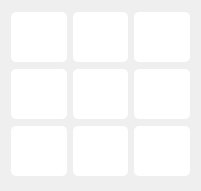
     <widget class="QWidget" name="layoutWidget_2">
      <property name="geometry">
       <rect>
        <x>480</x>
        <y>230</y>
        <width>201</width>
        <height>191</height>
       </rect>
      </property>
      <layout class="QGridLayout" name="gridLayout" rowstretch="0,0,0" columnstretch="0,0,0">
       <item row="0" column="2">
        <widget class="QPushButton" name="btn_setting">
         <property name="enabled">
          <bool>true</bool>
         </property>
         <property name="minimumSize">
          <size>
           <width>50</width>
           <height>50</height>
          </size>
         </property>
         <property name="font">
          <font>
           <family>IRANSans</family>
           <pointsize>11</pointsize>
           <kerning>false</kerning>
          </font>
         </property>
         <property name="cursor">
          <cursorShape>PointingHandCursor</cursorShape>
         </property>
         <property name="mouseTracking">
          <bool>true</bool>
         </property>
         <property name="focusPolicy">
          <enum>Qt::TabFocus</enum>
         </property>
         <property name="layoutDirection">
          <enum>Qt::RightToLeft</enum>
         </property>
         <property name="styleSheet">
          <string notr="true">border-radius: 5px;
background-color:white;
color:white;</string>
         </property>
         <property name="text">
          <string/>
         </property>
         <property name="icon">
          <iconset resource="../img/Resource.qrc">
           <normaloff>:/img/setting.png</normaloff>:/img/setting.png</iconset>
         </property>
         <property name="iconSize">
          <size>
           <width>40</width>
           <height>40</height>
          </size>
         </property>
         <property name="checkable">
          <bool>false</bool>
         </property>
         <property name="checked">
          <bool>false</bool>
         </property>
         <property name="flat">
          <bool>false</bool>
         </property>
        </widget>
       </item>
       <item row="1" column="0">
        <widget class="QPushButton" name="btn_6">
         <property name="enabled">
          <bool>true</bool>
         </property>
         <property name="minimumSize">
          <size>
           <width>50</width>
           <height>50</height>
          </size>
         </property>
         <property name="font">
          <font>
           <family>IRANSans</family>
           <pointsize>11</pointsize>
           <kerning>false</kerning>
          </font>
         </property>
         <property name="cursor">
          <cursorShape>PointingHandCursor</cursorShape>
         </property>
         <property name="mouseTracking">
          <bool>true</bool>
         </property>
         <property name="focusPolicy">
          <enum>Qt::TabFocus</enum>
         </property>
         <property name="layoutDirection">
          <enum>Qt::RightToLeft</enum>
         </property>
         <property name="styleSheet">
          <string notr="true">border-radius: 5px;
background-color:white;
color:white;</string>
         </property>
         <property name="text">
          <string/>
         </property>
         <property name="icon">
          <iconset resource="../img/Resource.qrc">
           <normaloff>:/img/clipboard.png</normaloff>:/img/clipboard.png</iconset>
         </property>
         <property name="iconSize">
          <size>
           <width>40</width>
           <height>40</height>
          </size>
         </property>
         <property name="flat">
          <bool>false</bool>
         </property>
        </widget>
       </item>
       <item row="0" column="1">
        <widget class="QPushButton" name="btn_wallet">
         <property name="enabled">
          <bool>true</bool>
         </property>
         <property name="minimumSize">
          <size>
           <width>50</width>
           <height>50</height>
          </size>
         </property>
         <property name="font">
          <font>
           <family>IRANSans</family>
           <pointsize>11</pointsize>
           <kerning>false</kerning>
          </font>
         </property>
         <property name="cursor">
          <cursorShape>PointingHandCursor</cursorShape>
         </property>
         <property name="mouseTracking">
          <bool>true</bool>
         </property>
         <property name="focusPolicy">
          <enum>Qt::TabFocus</enum>
         </property>
         <property name="layoutDirection">
          <enum>Qt::RightToLeft</enum>
         </property>
         <property name="styleSheet">
          <string notr="true">border-radius: 5px;
background-color:white;
color:white;</string>
         </property>
         <property name="text">
          <string/>
         </property>
         <property name="icon">
          <iconset resource="../img/Resource.qrc">
           <normaloff>:/img/wallet.png</normaloff>:/img/wallet.png</iconset>
         </property>
         <property name="iconSize">
          <size>
           <width>40</width>
           <height>40</height>
          </size>
         </property>
         <property name="flat">
          <bool>false</bool>
         </property>
        </widget>
       </item>
       <item row="0" column="0">
        <widget class="QPushButton" name="btn_3">
         <property name="enabled">
          <bool>true</bool>
         </property>
         <property name="minimumSize">
          <size>
           <width>50</width>
           <height>50</height>
          </size>
         </property>
         <property name="font">
          <font>
           <family>IRANSans</family>
           <pointsize>11</pointsize>
           <kerning>false</kerning>
          </font>
         </property>
         <property name="cursor">
          <cursorShape>PointingHandCursor</cursorShape>
         </property>
         <property name="mouseTracking">
          <bool>true</bool>
         </property>
         <property name="focusPolicy">
          <enum>Qt::TabFocus</enum>
         </property>
         <property name="toolTip">
          <string>تنظیمات</string>
         </property>
         <property name="layoutDirection">
          <enum>Qt::RightToLeft</enum>
         </property>
         <property name="styleSheet">
          <string notr="true">border-radius: 5px;
background-color:white;
color:white;</string>
         </property>
         <property name="text">
          <string/>
         </property>
         <property name="icon">
          <iconset resource="../img/Resource.qrc">
           <normaloff>:/img/calendar.png</normaloff>:/img/calendar.png</iconset>
         </property>
         <property name="iconSize">
          <size>
           <width>40</width>
           <height>40</height>
          </size>
         </property>
         <property name="flat">
          <bool>false</bool>
         </property>
        </widget>
       </item>
       <item row="1" column="1">
        <widget class="QPushButton" name="btn_5">
         <property name="enabled">
          <bool>true</bool>
         </property>
         <property name="minimumSize">
          <size>
           <width>50</width>
           <height>50</height>
          </size>
         </property>
         <property name="font">
          <font>
           <family>IRANSans</family>
           <pointsize>11</pointsize>
           <kerning>false</kerning>
          </font>
         </property>
         <property name="cursor">
          <cursorShape>PointingHandCursor</cursorShape>
         </property>
         <property name="mouseTracking">
          <bool>true</bool>
         </property>
         <property name="focusPolicy">
          <enum>Qt::TabFocus</enum>
         </property>
         <property name="layoutDirection">
          <enum>Qt::RightToLeft</enum>
         </property>
         <property name="styleSheet">
          <string notr="true">border-radius: 5px;
background-color:white;
color:white;</string>
         </property>
         <property name="text">
          <string/>
         </property>
         <property name="icon">
          <iconset resource="../img/Resource.qrc">
           <normaloff>:/img/office-material.png</normaloff>:/img/office-material.png</iconset>
         </property>
         <property name="iconSize">
          <size>
           <width>40</width>
           <height>40</height>
          </size>
         </property>
         <property name="flat">
          <bool>false</bool>
         </property>
        </widget>
       </item>
       <item row="1" column="2">
        <widget class="QPushButton" name="btn_4">
         <property name="enabled">
          <bool>true</bool>
         </property>
         <property name="minimumSize">
          <size>
           <width>50</width>
           <height>50</height>
          </size>
         </property>
         <property name="font">
          <font>
           <family>IRANSans</family>
           <pointsize>11</pointsize>
           <kerning>false</kerning>
          </font>
         </property>
         <property name="cursor">
          <cursorShape>PointingHandCursor</cursorShape>
         </property>
         <property name="mouseTracking">
          <bool>true</bool>
         </property>
         <property name="focusPolicy">
          <enum>Qt::TabFocus</enum>
         </property>
         <property name="layoutDirection">
          <enum>Qt::RightToLeft</enum>
         </property>
         <property name="styleSheet">
          <string notr="true">border-radius: 5px;
background-color:white;
color:white;</string>
         </property>
         <property name="text">
          <string/>
         </property>
         <property name="icon">
          <iconset resource="../img/Resource.qrc">
           <normaloff>:/img/administrator.png</normaloff>:/img/administrator.png</iconset>
         </property>
         <property name="iconSize">
          <size>
           <width>40</width>
           <height>40</height>
          </size>
         </property>
         <property name="flat">
          <bool>false</bool>
         </property>
        </widget>
       </item>
       <item row="2" column="2">
        <widget class="QPushButton" name="btn_7">
         <property name="enabled">
          <bool>true</bool>
         </property>
         <property name="minimumSize">
          <size>
           <width>50</width>
           <height>50</height>
          </size>
         </property>
         <property name="font">
          <font>
           <family>IRANSans</family>
           <pointsize>11</pointsize>
           <kerning>false</kerning>
          </font>
         </property>
         <property name="cursor">
          <cursorShape>PointingHandCursor</cursorShape>
         </property>
         <property name="mouseTracking">
          <bool>true</bool>
         </property>
         <property name="focusPolicy">
          <enum>Qt::TabFocus</enum>
         </property>
         <property name="layoutDirection">
          <enum>Qt::RightToLeft</enum>
         </property>
         <property name="styleSheet">
          <string notr="true">border-radius: 5px;
background-color:white;
color:white;</string>
         </property>
         <property name="text">
          <string/>
         </property>
         <property name="icon">
          <iconset resource="../img/Resource.qrc">
           <normaloff>:/img/report.png</normaloff>:/img/report.png</iconset>
         </property>
         <property name="iconSize">
          <size>
           <width>40</width>
           <height>40</height>
          </size>
         </property>
         <property name="flat">
          <bool>false</bool>
         </property>
        </widget>
       </item>
       <item row="2" column="0">
        <widget class="QPushButton" name="btn_9">
         <property name="enabled">
          <bool>true</bool>
         </property>
         <property name="minimumSize">
          <size>
           <width>50</width>
           <height>50</height>
          </size>
         </property>
         <property name="font">
          <font>
           <family>IRANSans</family>
           <pointsize>11</pointsize>
           <kerning>false</kerning>
          </font>
         </property>
         <property name="cursor">
          <cursorShape>PointingHandCursor</cursorShape>
         </property>
         <property name="mouseTracking">
          <bool>true</bool>
         </property>
         <property name="focusPolicy">
          <enum>Qt::TabFocus</enum>
         </property>
         <property name="layoutDirection">
          <enum>Qt::RightToLeft</enum>
         </property>
         <property name="styleSheet">
          <string notr="true">border-radius: 5px;
background-color:white;
color:white;</string>
         </property>
         <property name="text">
          <string/>
         </property>
         <property name="icon">
          <iconset resource="../img/Resource.qrc">
           <normaloff>:/img/laptop.png</normaloff>:/img/laptop.png</iconset>
         </property>
         <property name="iconSize">
          <size>
           <width>40</width>
           <height>40</height>
          </size>
         </property>
         <property name="flat">
          <bool>false</bool>
         </property>
        </widget>
       </item>
       <item row="2" column="1">
        <widget class="QPushButton" name="btn_8">
         <property name="enabled">
          <bool>true</bool>
         </property>
         <property name="minimumSize">
          <size>
           <width>50</width>
           <height>50</height>
          </size>
         </property>
         <property name="font">
          <font>
           <family>IRANSans</family>
           <pointsize>11</pointsize>
           <kerning>false</kerning>
          </font>
         </property>
         <property name="cursor">
          <cursorShape>PointingHandCursor</cursorShape>
         </property>
         <property name="mouseTracking">
          <bool>true</bool>
         </property>
         <property name="focusPolicy">
          <enum>Qt::TabFocus</enum>
         </property>
         <property name="layoutDirection">
          <enum>Qt::RightToLeft</enum>
         </property>
         <property name="styleSheet">
          <string notr="true">border-radius: 5px;
background-color:white;
color:white;</string>
         </property>
         <property name="text">
          <string/>
         </property>
         <property name="icon">
          <iconset resource="../img/Resource.qrc">
           <normaloff>:/img/network.png</normaloff>:/img/network.png</iconset>
         </property>
         <property name="iconSize">
          <size>
           <width>40</width>
           <height>40</height>
          </size>
         </property>
         <property name="flat">
          <bool>false</bool>
         </property>
        </widget>
       </item>
      </layout>
     </widget>
